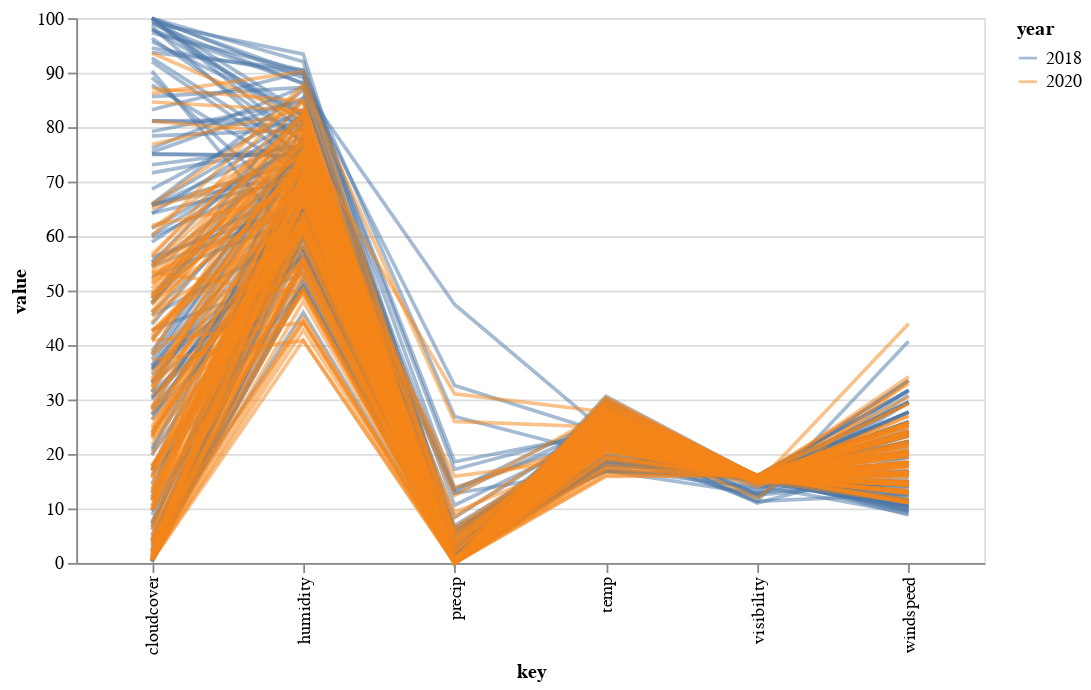

The notebook cell saved with this chart:
### Markdown cell above
Now it is time to create graphs to see if there is any correlation between weather condiditon and accidents.

### Code cell
alt.Chart(coll_weather, width=500).transform_window(
    index='count()'
).transform_fold(
    ['temp', 'precip', 'windspeed', 'humidity', 'cloudcover', 'visibility']
).mark_line().encode(
    x='key:N',
    y='value:Q',
    color='year:N',
    detail='index:N',
    opacity=alt.value(0.5)
)

### Figure 1 — Vega-Lite specification as saved in the notebook (floating-point values rounded to 4 significant figures; data arrays with more than 128 entries replaced by an {"elided": "..."} marker saying what was removed)
{"config": {"view": {"continuousWidth": 300, "continuousHeight": 300}}, "data": {"name": "data-8b5876078716f2ebae27c2129db55dbc"}, "mark": {"type": "line"}, "encoding": {"color": {"field": "year", "type": "nominal"}, "detail": {"field": "index", "type": "nominal"}, "opacity": {"value": 0.5}, "x": {"field": "key", "type": "nominal"}, "y": {"field": "value", "type": "quantitative"}}, "transform": [{"window": [{"op": "count", "as": "index"}]}, {"fold": ["temp", "precip", "windspeed", "humidity", "cloudcover", "visibility"]}], "width": 500, "$schema": "https://vega.github.io/schema/vega-lite/v5.8.0.json", "datasets": {"data-8b5876078716f2ebae27c2129db55dbc": {"elided": "244 records"}}}
